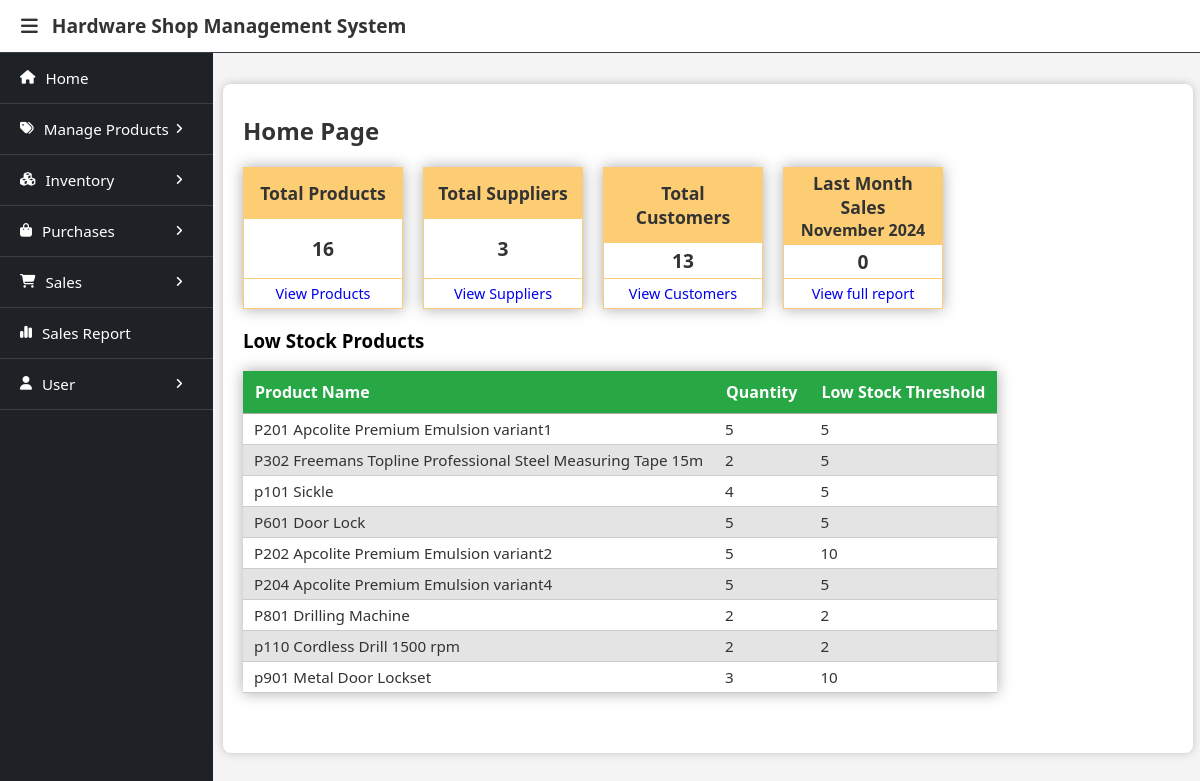
The app's page / (signed in) with its own data.
### database/models.py (models this page shows)
class ProductDetail(models.Model):
    product_detail_id = models.BigAutoField(primary_key=True)
    product_ref = models.ForeignKey(Product, on_delete=models.CASCADE)
    variant_ref = models.ForeignKey(ProductVariant, on_delete=models.CASCADE, null=True, blank=True, default=None)
    product_code = models.CharField(max_length=30, unique=True, null=True, blank=True)
    product_image = models.ImageField(upload_to="product_images", null=True, blank=True, default=None)
    low_stock_threshold = models.IntegerField(default=5)
    is_active = models.BooleanField(default=True)
    class Meta:
        db_table = 'product_detail'
        ordering = ['product_ref']
    def __str__(self):
        if self.variant_ref:
            return self.product_code + " "+ str(self.variant_ref)
        else:
            return self.product_code + " "+ str(self.product_ref)

class ProductVariant(models.Model):
    variant_id = models.BigAutoField(primary_key=True)
    product_ref = models.ForeignKey(Product, on_delete=models.CASCADE)
    variant_name = models.CharField(max_length=100)
    class Meta:
        db_table = 'product_variant'
    def __str__(self):
        return str(self.variant_name)

class Product(models.Model):
    product_id = models.BigAutoField(primary_key=True)
    product_name = models.CharField(max_length=100)
    category_ref = models.ForeignKey(Category, on_delete=models.SET_NULL, null=True, blank=True)
    brand_ref = models.ForeignKey(Brand, on_delete=models.SET_NULL, null=True, blank=True)
    description = models.TextField(max_length=300, null=True, blank=True)
    has_variants = models.BooleanField(default=False)
    class Meta:
        db_table = 'product'
    def __str__(self):
        return str(self.product_name)

### home/views.py (the view)
# urls.py: path('', HomeView.as_view(), name='home_page')
class HomeView(GroupRequiredMixin, View):
    def get(self, request):
        context = {
            "low_stock_products": get_low_stock_products(),
            "last_month_sales": get_last_month_sales(),
            "total_products": ProductDetail.objects.count(),
            "total_suppliers": Supplier.objects.count(),
            "total_customers": Customer.objects.count(),
        }
        return render(request, 'home.html', context)

### home/views.py (called while the page is built)
def get_last_month_sales():
    today_date = timezone.now()
    month_year = str(today_date.year)+"-"+str(today_date.month-1)
    month, year = [today_date.month-1, today_date.year]
    from_dt = timezone.datetime(year, month, 1, 0, 0, tzinfo=timezone.get_current_timezone())
    to_dt = timezone.datetime(year, month, calendar.monthrange(year, month)[1], 0, 0, tzinfo=timezone.get_current_timezone())
    period = months[month-1] + " " + str(year)
    sales = SaleHeaderDetail.objects.filter(sold_date__range=(from_dt, to_dt))
    context = {
        "month_year": month_year,
        "period": period,
        "total_sales": sales.count()
    }
    return context    #new line added

### user/context_processors.py (called while the page is built)
def get_users(request):
    users = User.objects.all()
    return {
        'users': users
    }

### user/templatetags/user_custom_tags.py (called while the page is built)
@register.filter(name='has_group')
def has_group(user, group_name):
    return user.groups.filter(name=group_name).exists()

### user/views.py (called while the page is built)
    def dispatch(self, request, *args, **kwargs):
        user = request.user
        if not user.is_authenticated:
            return redirect('login_page')
        if not any([user.groups.filter(name=group).exists() for group in self.groups_required]):
            print(user.groups)
            return self.handle_no_permission()
        return super().dispatch(request,*args, **kwargs)

### home/templates/home.html (shortened to what this page needs)
{% extends 'base.html' %}
{% load user_custom_tags %}
{% block menubar %}
    {% if request.user|has_group:"Owner" %}
        {% include 'owner_menu.html' %}
    {% elif request.user|has_group:"Salesman" %}
        {% include 'salesman_menu.html' %}
    {% endif %}
{% endblock %}
{% block content %}
<div class="container">
    <h2>Home Page</h2>
    <div>
        <div class="box-container">
            <table class="box total_products">
                <thead>
                    <tr><th><p class="single-title-heading">Total Products</p></th></tr>
                </thead>
                <tbody>
                    <tr class="single-content-value"><td>{{total_products}}</td></tr>
                </tbody>
                <tfoot>
                    <tr><td><a class="box-link" href="/products/">View Products</a></td></tr>
                </tfoot>
            </table>
            <table class="box total_suppliers">
                <thead>
                    <tr><th><p class="single-title-heading">Total Suppliers</p></th></tr>
                </thead>
                <tbody>
                    <tr class="single-content-value"><td>{{total_suppliers}}</td></tr>
                </tbody>
                <tfoot>
                    <tr><td><a class="box-link" href="/suppliers/">View Suppliers</a></td></tr>
                </tfoot>
            </table>
            <table class="box total_customers">
                <thead>
                    <tr><th><p class="single-title-heading">Total Customers</p></th></tr>
                </thead>
                <tbody>
                    <tr class="single-content-value"><td>{{total_customers}}</td></tr>
                </tbody>
                <tfoot>
                    <tr><td><a class="box-link" href="/customers/">View Customers</a></td></tr>
                </tfoot>
            </table>
            <table class="box last_month_sales">
                <thead>
                    <tr><th>
                        <p class="title-heading">Last Month Sales</p>
                        <p class="title-value">{{last_month_sales.period}}</p>
                    </th></tr>
                </thead>
                <tbody>
                    <tr class="single-content-value"><td>{{last_month_sales.total_sales}}</td></tr>
                </tbody>
                <tfoot>
                    <tr><td><a class="box-link" href="/sales/report/monthlywise?month_year={{last_month_sales.month_year}}">View full report</a></td></tr>
                </tfoot>
            </table>
        </div>
        <div class="low_stock_products_section">
            <h3>Low Stock Products</h3>
            <table class="low_stock_products">
                <thead>
                    <th>Product Name</th>
                    <th>Quantity</th>
                    <th>Low Stock Threshold</th>
                </thead>
                <tbody>
                    {% for product, stock_detail in low_stock_products.items %}
                    <tr>
                        <td>{{product}}</td>
                        <td>{{stock_detail.quantity}}</td>
                        <td>{{stock_detail.low_stock_threshold}}</td>
                    </tr>
                    {% endfor %}
                </tbody>
            </table>
        </div>
        </div>
    </div>
{% endblock %}

### static/css/header_sidebar_layout.css (style rules this page uses)
body { margin: 0; font-family: system-ui, -apple-system, BlinkMacSystemFont, 'Segoe UI', Roboto, Oxygen, Ubuntu, Cantarell, 'Open Sans', 'Helvetica Neue', sans-serif; background-color: #f4f4f4; }

### templates/base.html (style rules this page uses)
h1, h2 { color: #333; }
.container { background: #fff; padding: 10px 20px 20px; margin: 20px 0; border-radius: 8px; box-shadow: 0 0 10px rgba(0, 0, 0, 0.2); }
table { width: 100%; border-collapse: collapse; margin-bottom: 40px; box-shadow: 0px 0px 14px #aaa; overflow-x: auto; }
th, td { text-align: left; border-bottom: 1px solid #ccc; }
th { background-color: #d1d1d1; padding: 10px 12px; color: #333; border-bottom: 1px solid #aaa; font-weight: bold; }
td { padding: 5px 11px; background-color: #fff; color: #333; }
tr:nth-child(even) td { background-color: #e4e4e4; }
.box-container { display:flex; align-items: stretch; gap: 20px; flex-wrap: wrap; }
.box { border-collapse: collapse; width: 10em; margin: 0px; }
.box p { margin: 0px; }
.box tbody td, .box thead th, .box tfoot td { border: 1px solid rgb(253, 205, 115); text-align: center; }
.box .title-heading, .box .single-title-heading { font-size: 1.1em; }
.box .single-title-heading { padding: 10px 5px; }
.box thead th { padding: 3px 5px; background-color: rgb(253, 205, 115); }
.box tbody td { padding: 3px 5px; font-size: 0.9em; width:50%; box-sizing: border-box; background-color: white !important; }
.box .single-content-value td { font-size: 1.2em; font-weight: bold; }
.box .box-link { display:block; font-size: 0.9em; text-decoration: none; }
.low_stock_products thead th { background-color:#28a745; color: white; }
table.low_stock_products { width:fit-content; max-width: 100%; }
.low_stock_products tbody td { font-size: 0.95em; }

### records on screen
ProductDetail: variant_ref+product_code "P201 Apcolite Premium Emulsion variant1", quantity "5", low_stock_threshold "5"
ProductDetail: variant_ref+product_code "P302 Freemans Topline Professional Steel Measuring Tape 15m", quantity "2", low_stock_threshold "5"
ProductDetail: variant_ref+product_code+product_ref "p101 Sickle", quantity "4", low_stock_threshold "5"
ProductDetail: variant_ref+product_code+product_ref "P601 Door Lock", quantity "5", low_stock_threshold "5"
ProductDetail: variant_ref+product_code "P202 Apcolite Premium Emulsion variant2", quantity "5", low_stock_threshold "10"
ProductDetail: variant_ref+product_code "P204 Apcolite Premium Emulsion variant4", quantity "5", low_stock_threshold "5"
ProductDetail: variant_ref+product_code+product_ref "P801 Drilling Machine", quantity "2", low_stock_threshold "2"
ProductDetail: variant_ref+product_code "p110 Cordless Drill 1500 rpm", quantity "2", low_stock_threshold "2"
ProductDetail: variant_ref+product_code+product_ref "p901 Metal Door Lockset", quantity "3", low_stock_threshold "10"

### other values on screen
{{ total_products }} "16"
{{ total_suppliers }} "3"
{{ total_customers }} "13"
{{ last_month_sales.period }} "November 2024"
{{ last_month_sales.total_sales }} "0"
